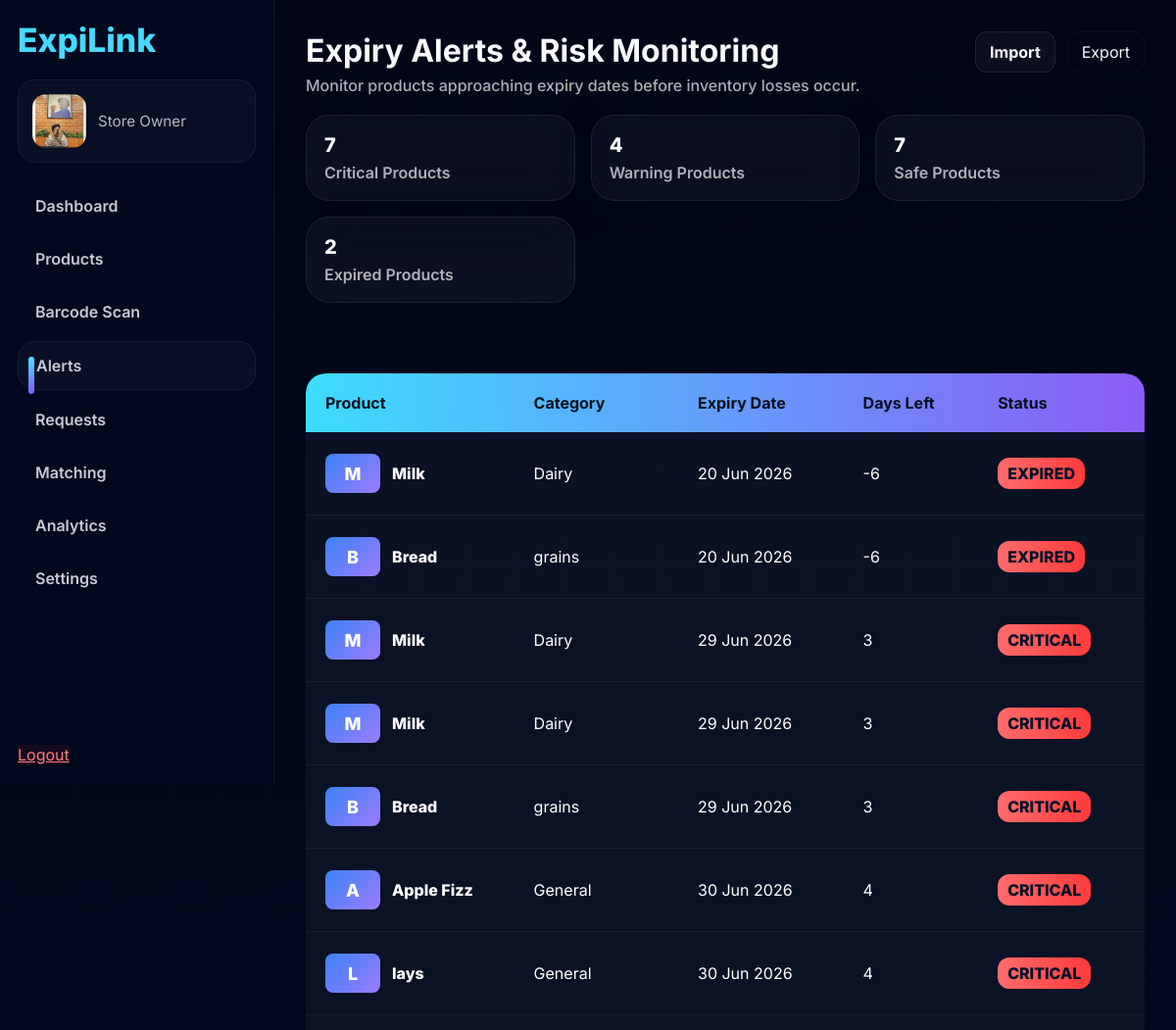
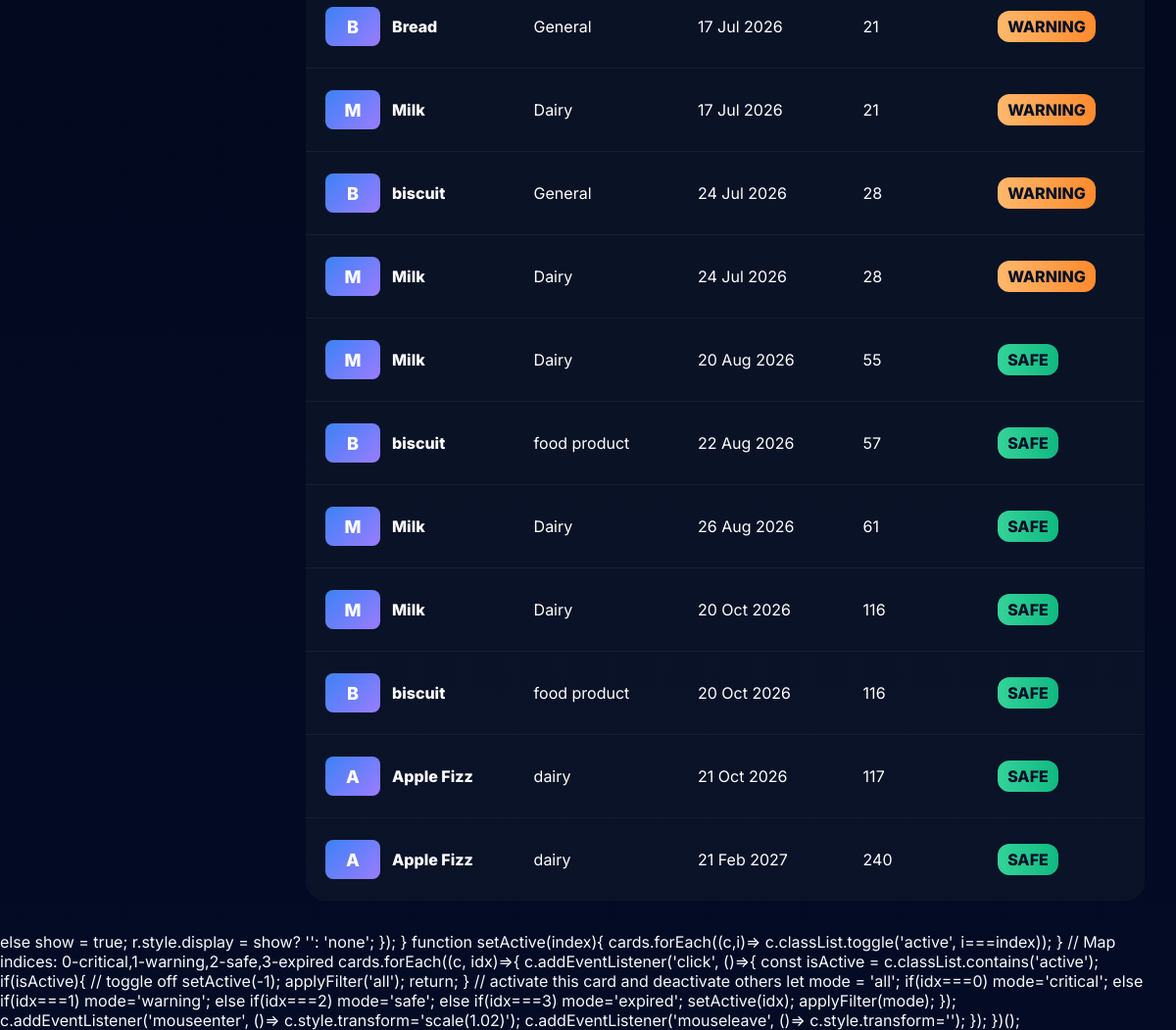
The app's page /alerts/ with its own data (2 pictures, top to bottom).
### stores/models.py (models this page shows, shortened)
class Product(models.Model):
    product_name = models.CharField(max_length=100)
    category = models.CharField(
    max_length=100,
    default="General"
)
    supplier = models.CharField(
    max_length=100,
    default="Unknown"
)
    barcode = models.CharField(
    max_length=50,
    blank=True,
    null=True,
    unique=True
)
    batch_number = models.CharField(max_length=50)
    incoming_date = models.DateField()
    expiry_date = models.DateField()
    quantity = models.IntegerField()
    price = models.FloatField(default=0)
    demand = models.IntegerField(default=0)
    store = models.ForeignKey(
        Store,
        on_delete=models.CASCADE
    )

### stores/views.py (the view)
# urls.py: path('alerts/', alerts, name='alerts'),
def alerts(request):
    from datetime import date
    qs = Product.objects.filter(expiry_date__isnull=False).order_by('expiry_date')
    q = request.GET.get('q', '').strip()
    if q:
        qs = qs.filter(product_name__icontains=q)
    status = request.GET.get('status', '').upper()
    today = date.today()
    if status == 'CRITICAL':
        qs = qs.filter(expiry_date__lte=today)
    elif status == 'URGENT' or status == 'WARNING':
        from datetime import timedelta
        qs = qs.filter(expiry_date__lte=today + timedelta(days=30), expiry_date__gt=today)
    elif status == 'SAFE':
        from datetime import timedelta
        qs = qs.filter(expiry_date__gt=today + timedelta(days=30))
    elif status == 'EXPIRED':
        qs = qs.filter(expiry_date__lt=today)
    sort = request.GET.get('sort', 'expiry')
    if sort == 'days_desc':
        qs = qs.order_by('-expiry_date')
    from datetime import timedelta
    critical_count = Product.objects.filter(expiry_date__lte=today + timedelta(days=7)).count()
    warning_count = Product.objects.filter(expiry_date__lte=today + timedelta(days=30), expiry_date__gt=today + timedelta(days=7)).count()
    safe_count = Product.objects.filter(expiry_date__gt=today + timedelta(days=30)).count()
    expired_count = Product.objects.filter(expiry_date__lt=today).count()
    items = []
    seen = set()
    for p in qs:
        key = (p.id, getattr(p, 'barcode', None))
        if key in seen:
            continue
        seen.add(key)
        days_left = (p.expiry_date - today).days if p.expiry_date else 9999
        if days_left < 0:
            st = 'EXPIRED'
        elif days_left <= 7:
            st = 'CRITICAL'
        elif days_left <= 30:
            st = 'WARNING'
        else:
            st = 'SAFE'
        items.append({
            'id': p.id,
            'product_name': p.product_name,
            'category': getattr(p, 'category', '') or '',
            'expiry_date': p.expiry_date,
            'days_left': days_left,
            'status': st,
            'quantity': getattr(p, 'quantity', 0),
            'barcode': getattr(p, 'barcode', '') or '',
            'updated_at': getattr(p, 'updated_at', None),
        })
    from datetime import timedelta
    nearly_qs = Product.objects.filter(
        expiry_date__gt=today,
        expiry_date__lte=today + timedelta(days=30)
    ).order_by('expiry_date')[:5]
    nearly_items = []
    for p in nearly_qs:
        days_left = (p.expiry_date - today).days if p.expiry_date else None
        if days_left is None or days_left < 0:
            continue
        nearly_items.append({
            'id': p.id,
            'product_name': p.product_name,
            'expiry_date': p.expiry_date,
            'days_left': days_left,
            'quantity': getattr(p, 'quantity', 0),
            'barcode': getattr(p, 'barcode', '') or '',
        })
    product_count = Product.objects.count()
    low_stock = Product.objects.filter(quantity__lt=20).count()
    out_of_stock = Product.objects.filter(quantity=0).count()
    try:
        from django.utils import timezone
        cutoff = timezone.now().date() - timedelta(days=7)
        new_added_count = Product.objects.filter(incoming_date__gte=cutoff).count()
    except Exception:
        new_added_count = 0
    near_expiry = new_added_count
    context = {
        'alerts': items,
        'critical_count': critical_count,
        'warning_count': warning_count,
        'safe_count': safe_count,
        'expired_count': expired_count,
        'nearly_expiry': nearly_items,
        'query': q,
        'filter_status': status,
        'sort': sort,
        'product_count': product_count,
        'low_stock': low_stock,
        'out_of_stock': out_of_stock,
        'near_expiry': near_expiry,
    }
    return render(request, 'alerts.html', context)

### templates/alerts.html (shortened to what this page needs)
<!doctype html>
<html lang="en">
<head>
</head>
{% load static %}
<body>
  {% include 'components/sidebar.html' %}
  <main class="page">
    <div class="container">
      <header class="header">
        <div class="title-wrap">
          <h1>Expiry Alerts & Risk Monitoring</h1>
          <div class="subtitle">Monitor products approaching expiry dates before inventory losses occur.</div>
        </div>
        <div style="display:flex;gap:12px;align-items:center">
          <div style="background:var(--glass);border:1px solid var(--glass-border);padding:10px 14px;border-radius:12px;font-weight:700;">Import</div>
          <div style="background:transparent;border:1px solid rgba(255,255,255,0.04);padding:10px 14px;border-radius:12px;">Export</div>
        </div>
      </header>
      <section class="stats">
          <div class="stat-card" data-filter="CRITICAL">
            <div class="stat-value">{{ critical_count }}</div>
            <div class="stat-label">Critical Products</div>
          </div>
          <div class="stat-card" data-filter="WARNING">
            <div class="stat-value">{{ warning_count }}</div>
            <div class="stat-label">Warning Products</div>
          </div>
          <div class="stat-card" data-filter="SAFE">
            <div class="stat-value">{{ safe_count }}</div>
            <div class="stat-label">Safe Products</div>
          </div>
          <div class="stat-card" data-filter="EXPIRED">
            <div class="stat-value">{{ expired_count }}</div>
            <div class="stat-label">Expired Products</div>
          </div>
      </section>
      <div class="layout">
        <section>
          <div class="products-container">
            <div style="overflow:auto; margin-top:10px;">
              <table class="expiry-table">
                <thead>
                  <tr>
                    <th>Product</th>
                    <th>Category</th>
                    <th>Expiry Date</th>
                    <th>Days Left</th>
                    <th>Status</th>
                  </tr>
                </thead>
                <tbody>
                {% for product in alerts %}
                  <tr data-status="{% if product.days_left < 0 %}EXPIRED{% elif product.days_left <= 7 %}CRITICAL{% elif product.days_left <= 30 %}WARNING{% else %}SAFE{% endif %}">
                    <td class="td-product"><div style="display:flex;align-items:center;gap:12px"><div class="prod-thumb">{{ product.product_name|first|upper }}</div><div><div style="font-weight:800">{{ product.product_name }}</div></div></div></td>
                    <td>{{ product.category }}</td>
                    <td>{% if product.expiry_date %}{{ product.expiry_date|date:"d M Y" }}{% else %}—{% endif %}</td>
                    <td>{{ product.days_left }}</td>
                    <td>
                      {% if product.days_left < 0 %}
                        <span class="status-badge expired">EXPIRED</span>
                      {% elif product.days_left <= 7 %}
                        <span class="status-badge critical">CRITICAL</span>
                      {% elif product.days_left <= 30 %}
                        <span class="status-badge warning">WARNING</span>
                      {% else %}
                        <span class="status-badge safe">SAFE</span>
                      {% endif %}
                    </td>
                  </tr>
                {% empty %}
                  <tr><td colspan="5" style="padding:18px;color:var(--muted);text-align:center;background:var(--glass);border-radius:12px">No alerts</td></tr>
                {% endfor %}
                </tbody>
              </table>
            </div>
          </div>
        </section>
      </div>
    </div>
  </main>
          else show = true;
          r.style.display = show? '': 'none';
        });
      }
      function setActive(index){
        cards.forEach((c,i)=> c.classList.toggle('active', i===index));
      }
      // Map indices: 0-critical,1-warning,2-safe,3-expired
      cards.forEach((c, idx)=>{
        c.addEventListener('click', ()=>{
          const isActive = c.classList.contains('active');
          if(isActive){
            // toggle off
            setActive(-1);
            applyFilter('all');
            return;
          }
          // activate this card and deactivate others
          let mode = 'all';
          if(idx===0) mode='critical';
          else if(idx===1) mode='warning';
          else if(idx===2) mode='safe';
          else if(idx===3) mode='expired';
          setActive(idx);
          applyFilter(mode);
        });
        c.addEventListener('mouseenter', ()=> c.style.transform='scale(1.02)');
        c.addEventListener('mouseleave', ()=> c.style.transform='');
      });
    })();
</body>
</html>

### templates/alerts.html (style rules this page uses)
:root { --bg-grad-start:#020617; --bg-grad-end:#030B25; --glass: rgba(255,255,255,0.04); --glass-border: rgba(255,255,255,0.08); --glass-radius:24px; --glass-blur:25px; --accent-1:#22D3EE; --accent-2:#3B82F6; --cyan:#3EE7FF; --text:#F8FAFC; --muted:rgba(255,255,255,0.68); --healthy:#22C55E; --warning:#F59E0B; --urgent:#EF4444; }
* { box-sizing:border-box }
html,body { height:100%;margin:0;font-family:Inter,system-ui,-apple-system,Segoe UI,Roboto,"Helvetica Neue",Arial;color:var(--text);background:linear-gradient(180deg,var(--bg-grad-start),var(--bg-grad-end));-webkit-font-smoothing:antialiased }
main.page { margin-left:280px; padding:32px; min-height:100vh }
.container { width:100%;margin:0;max-width:none }
.header { display:flex;align-items:flex-start;justify-content:space-between;gap:20px }
.title-wrap { max-width:780px }
h1 { font-size:32px;margin:0;font-weight:700 }
.subtitle { color:var(--muted);margin-top:6px;font-weight:500 }
.stats { display:grid;grid-template-columns:repeat(4,1fr);gap:16px;margin-top:20px }
.stat-card { background:var(--glass);backdrop-filter:blur(var(--glass-blur));border:1px solid var(--glass-border);border-radius:var(--glass-radius);padding:18px;box-shadow:0 10px 30px rgba(2,6,23,0.6);transition:transform .22s ease, box-shadow .22s ease }
.stat-value { font-size:20px;font-weight:800;color:var(--text) }
.stat-label { color:var(--muted);margin-top:6px;font-weight:600 }
.layout { display:grid;grid-template-columns:1fr;gap:20px;margin-top:22px }
.products-container { width:100%;max-width:none }
.prod-thumb { width:56px;height:56px;border-radius:10px;background:linear-gradient(135deg,var(--accent-2),#9b7cff);display:flex;align-items:center;justify-content:center;font-weight:800;font-size:18px;flex:0 0 56px }
@media (max-width:1399px) and (min-width:1000px) { .stats { grid-template-columns:repeat(3,1fr) } }
.expiry-table { width: 100%; border-collapse: collapse; background: rgba(15, 23, 42, 0.65); border-radius: 20px; overflow: hidden; }
.expiry-table thead { background: linear-gradient(90deg, #3DDCFF 0%, #8B5CF6 100%); }
.expiry-table thead th { background: transparent; color: #04111d; font-size: 1rem; font-weight: 700; padding: 20px; text-align: left; }
.expiry-table thead th:first-child { border-top-left-radius:20px }
.expiry-table thead th:last-child { border-top-right-radius:20px }
.expiry-table tbody td { padding: 22px 20px; border-bottom: 1px solid rgba(255,255,255,0.05); color: white; vertical-align: middle; }
.expiry-table tbody tr:last-child td { border-bottom: none; }
.status-badge { padding:6px 10px;border-radius:12px;font-weight:800;color:#021028;display:inline-block }
.status-badge.expired { background:linear-gradient(90deg,#FF6B6B,#FF3B3B) }
.status-badge.critical { background:linear-gradient(90deg,#FF6B6B,#FF3B3B) }
.status-badge.warning { background:linear-gradient(90deg,#FFB86B,#FF8A2D) }
.status-badge.safe { background:linear-gradient(90deg,#34D399,#10B981) }
.td-product .prod-thumb { width:40px;height:40px;border-radius:8px;font-weight:800;display:inline-flex;align-items:center;justify-content:center;background:linear-gradient(135deg,var(--accent-2),#9b7cff);color:#fff }

### records on screen
Product: product_name|first "M", product_name "Milk", category "Dairy", expiry_date "20 Jun 2026"
Product: product_name|first "B", product_name "Bread", category "grains", expiry_date "20 Jun 2026"
Product: product_name|first "M", product_name "Milk", category "Dairy", expiry_date "29 Jun 2026"
Product: product_name|first "M", product_name "Milk", category "Dairy", expiry_date "29 Jun 2026"
Product: product_name|first "B", product_name "Bread", category "grains", expiry_date "29 Jun 2026"
Product: product_name|first "A", product_name "Apple Fizz", category "General", expiry_date "30 Jun 2026"
Product: product_name|first "L", product_name "lays", category "General", expiry_date "30 Jun 2026"
Product: product_name|first "B", product_name "Bread", category "General", expiry_date "17 Jul 2026"
Product: product_name|first "M", product_name "Milk", category "Dairy", expiry_date "17 Jul 2026"
Product: product_name|first "B", product_name "biscuit", category "General", expiry_date "24 Jul 2026"
Product: product_name|first "M", product_name "Milk", category "Dairy", expiry_date "24 Jul 2026"
Product: product_name|first "M", product_name "Milk", category "Dairy", expiry_date "20 Aug 2026"
Product: product_name|first "B", product_name "biscuit", category "food product", expiry_date "22 Aug 2026"
Product: product_name|first "M", product_name "Milk", category "Dairy", expiry_date "26 Aug 2026"
Product: product_name|first "M", product_name "Milk", category "Dairy", expiry_date "20 Oct 2026"
Product: product_name|first "B", product_name "biscuit", category "food product", expiry_date "20 Oct 2026"
Product: product_name|first "A", product_name "Apple Fizz", category "dairy", expiry_date "21 Oct 2026"
Product: product_name|first "A", product_name "Apple Fizz", category "dairy", expiry_date "21 Feb 2027"

### other values on screen
{{ critical_count }} "7"
{{ warning_count }} "4"
{{ safe_count }} "7"
{{ expired_count }} "2"
{{ product.days_left }} "-6" "-6" "3" "3" "3" "4" "4" "21" "21" "28" "28" "55" "57" "61" "116" "116" "117" "240"
